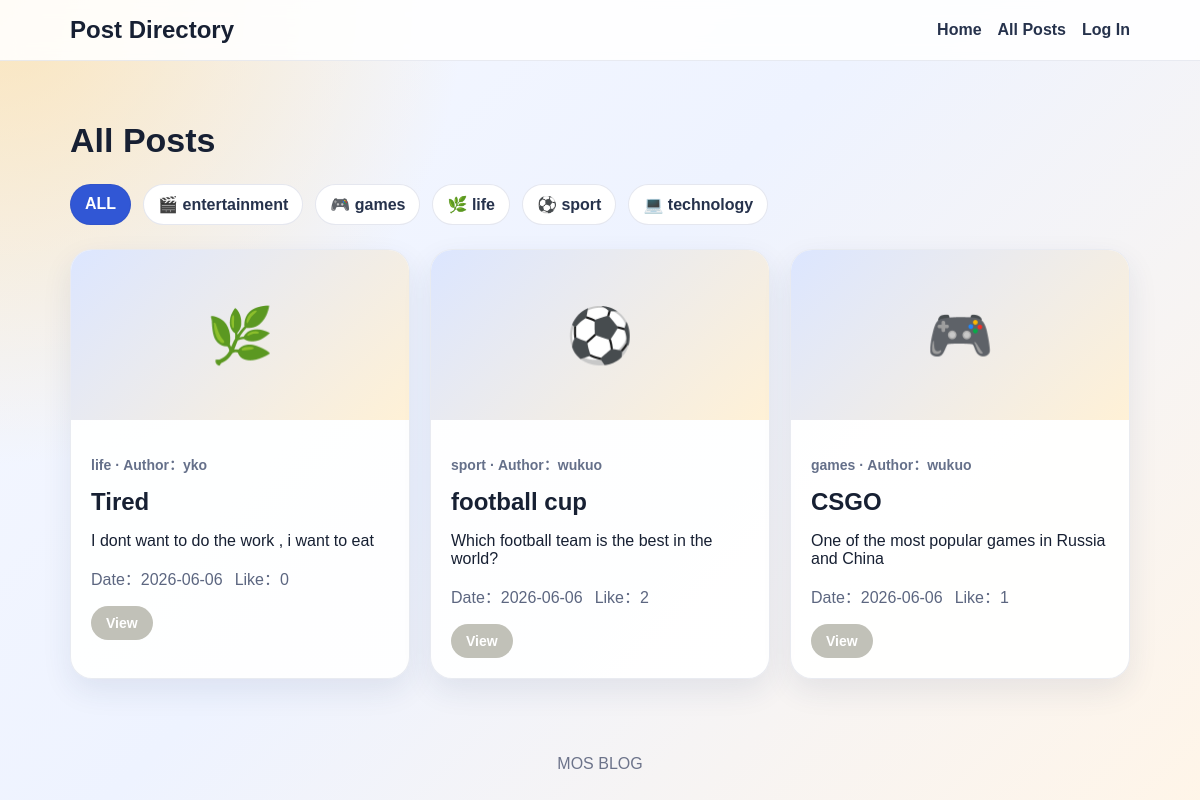
/posts/, run on the app's committed database.
### posts/models.py (models this page shows, shortened)
class Category(models.Model):
    name = models.CharField("Class", max_length=100)
    slug = models.SlugField("URL", max_length=100, unique=True) #网址名称
    icon = models.CharField("icon", max_length=10, default="📝")
    class Meta:
        verbose_name = "Category"
        verbose_name_plural = "Category"
        ordering = ["name"]

class Post(models.Model):
    title = models.CharField("Title", max_length=150)
    content = models.TextField("Tect")
    category = models.ForeignKey(
        Category,
        on_delete=models.CASCADE,#分类删除，帖子也删除
        related_name="posts",
        verbose_name="category"
    )
    author = models.ForeignKey(
        settings.AUTH_USER_MODEL,
        on_delete=models.CASCADE,
        related_name="posts",
        verbose_name="author"
    )
    likes = models.ManyToManyField(
        settings.AUTH_USER_MODEL,
        related_name="liked_posts",
        blank=True,
        verbose_name="liked Users"
    )
    image_url = models.URLField("Image URL", blank=True) #图片链接
    is_published = models.BooleanField("Published", default=True) #发布
    created_at = models.DateTimeField("Created At", auto_now_add=True) #创建时间
    class Meta:
        verbose_name = "Posts"
        verbose_name_plural = "Posts"
        ordering = ["-created_at"]

### posts/views.py (the view)
# urls.py: path("posts/", views.post_list, name="post_list"),
def post_list(request):
    posts = Post.objects.filter(is_published=True).select_related(
        "author",
        "category"
    )
    categories = Category.objects.all()
    category_slug = request.GET.get("category")
    if category_slug:
        posts = posts.filter(category__slug=category_slug)
    return render(request, "posts/post_list.html", {
        "posts": posts,
        "categories": categories,
        "selected_category": category_slug,
    })

### posts/templates/posts/post_list.html (shortened to what this page needs)
{% extends "posts/base.html" %}
{% block content %}
<section class="page-heading">
    <h1>All Posts</h1>
</section>
<div class="filters">
    <a class="{% if not selected_category %}active{% endif %}" href="{% url 'post_list' %}">
        ALL
    </a>
    {% for category in categories %}
        <a class="{% if selected_category == category.slug %}active{% endif %}"
           href="{% url 'post_list' %}?category={{ category.slug }}">
            {{ category.icon }} {{ category.name }}
        </a>
    {% endfor %}
</div>
<div class="post-grid">
    {% for post in posts %}
        <article class="post-card">
            <div class="preview">
                {% if post.image_url %}
                    <img src="{{ post.image_url }}" alt="{{ post.title }}">
                {% else %}
                    <span>{{ post.category.icon }}</span>
                {% endif %}
            </div>
            <div class="post-card-body">
                <p class="meta">
                    {{ post.category.name }} · Author：{{ post.author.username }}
                </p>
                <h2>{{ post.title }}</h2>
                <p>{{ post.content|truncatechars:160 }}</p>
                <div class="card-info">
                    <span>Date：{{ post.created_at|date:"Y-m-d" }}</span>
                    <span>Like：{{ post.likes.count }}</span>
                </div>
                <a class="btn small" href="{% url 'post_detail' post.pk %}">
                    View
                </a>
            </div>
        </article>
    {% empty %}
        <p>404</p>
    {% endfor %}
</div>
{% endblock %}

### posts/static/style.css (style rules this page uses)
* { box-sizing: border-box; }
body { margin: 0; font-family: "Microsoft YaHei", Arial, sans-serif; color: #172033; background: radial-gradient(circle at top left, rgba(255, 210, 122, 0.5), transparent 32%), linear-gradient(135deg, #f6f8ff 0%, #eef3ff 45%, #fff5e8 100%); min-height: 100vh; }
a { color: #3157d5; text-decoration: none; }
.section h2, .page-heading h1, .form-page h1, .detail-card h1 { font-size: 34px; margin-bottom: 14px; }
.category-grid, .post-grid { display: grid; gap: 20px; }
.post-grid { grid-template-columns: repeat(auto-fit, minmax(260px, 1fr)); }
.category-card, .post-card, .detail-card, .form-page { background: rgba(255, 255, 255, 0.92); border: 1px solid rgba(45, 62, 120, 0.1); border-radius: 22px; box-shadow: 0 12px 30px rgba(36, 52, 95, 0.09); }
.post-card { overflow: hidden; }
.preview { height: 170px; background: linear-gradient(135deg, #dce6ff, #fff1d6); display: flex; align-items: center; justify-content: center; }
.preview span { font-size: 54px; }
.post-card-body { padding: 20px; }
.post-card-body h2, .post-card-body h3 { margin: 8px 0; }
.meta { color: #65708a; font-size: 14px; font-weight: 600; }
.card-info { display: flex; gap: 12px; flex-wrap: wrap; margin: 16px 0; color: #5c6680; }
.btn { display: inline-block; border: none; border-radius: 999px; background: #c1c1b8; color: white; padding: 12px 20px; font-weight: 700; cursor: pointer; font-size: 15px; }
.btn.small { padding: 9px 15px; font-size: 14px; }
.filters { display: flex; gap: 12px; flex-wrap: wrap; margin: 24px 0; }
.filters a { padding: 10px 14px; border-radius: 999px; background: white; border: 1px solid rgba(45, 62, 120, 0.12); color: #26324c; font-weight: 600; }
.filters a.active { background: #3157d5; color: white; }

### data on the page
Category: icon "🎬", name "entertainment"
Category: icon "🎮", name "games"
Category: icon "🌿", name "life"
Category: icon "⚽", name "sport"
Category: icon "💻", name "technology"
Post: category.icon "🌿", category.name "life", author.username "yko", title "Tired", content "I dont want to do the work , i want to eat", created_at "2026-06-06", likes.count "0"
Post: category.icon "⚽", category.name "sport", author.username "wukuo", title "football cup", content "Which football team is the best in the world?", created_at "2026-06-06", likes.count "2"
Post: category.icon "🎮", category.name "games", author.username "wukuo", title "CSGO", content "One of the most popular games in Russia and China", created_at "2026-06-06", likes.count "1"
